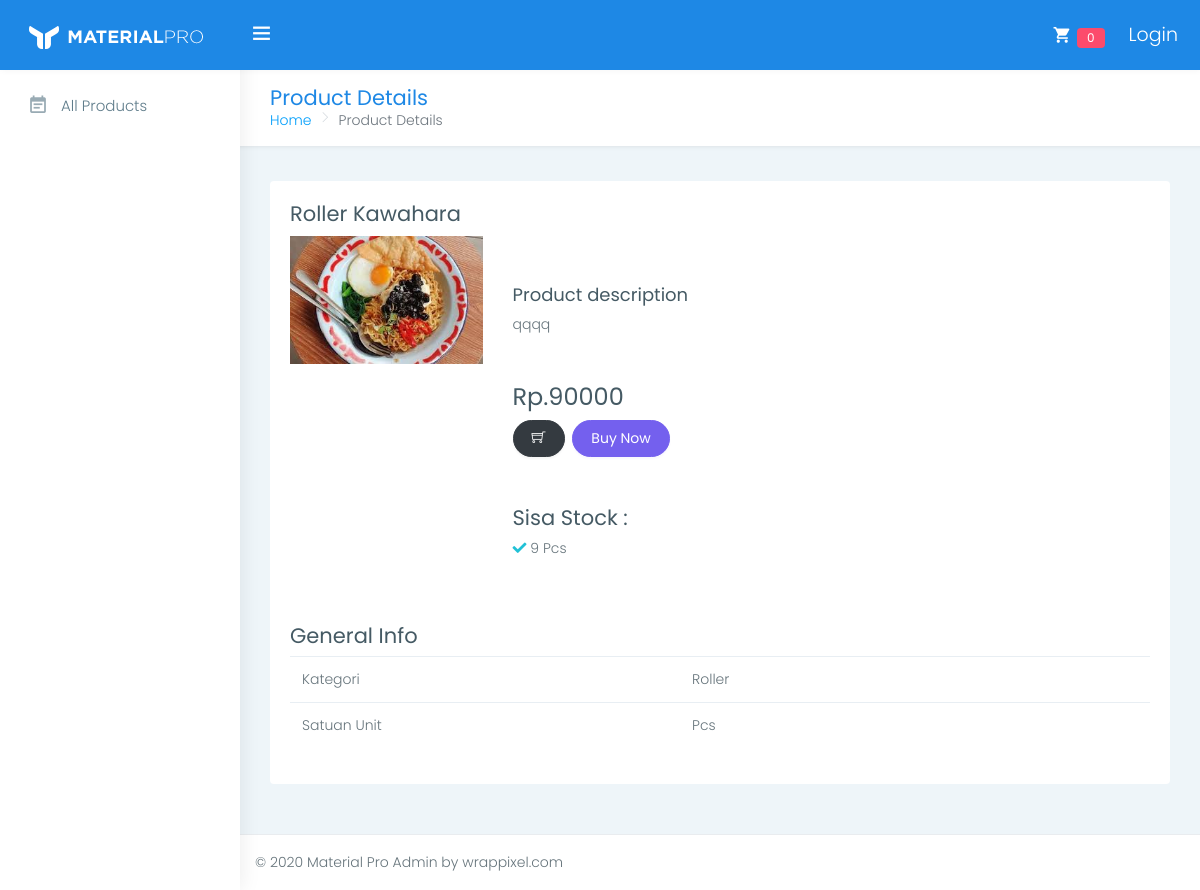
Page /barang/details/2 on the committed database.
### tables this page shows
CREATE TABLE `products` (
  `idproduk` int(11) NOT NULL,
  `namaproduk` varchar(80) NOT NULL,
  `sisastock` int(11) NOT NULL,
  `deskripsi` text NOT NULL,
  `idkategori` int(11) NOT NULL,
  `idunit` int(11) NOT NULL,
  `hargasatuan` int(11) NOT NULL,
  `foto` varchar(40) NOT NULL,
  `created_at` datetime NOT NULL,
  `updated_at` datetime DEFAULT NULL,
  `is_active` int(11) NOT NULL
);

CREATE TABLE `units` (
  `idunit` int(11) NOT NULL,
  `namaunit` varchar(40) NOT NULL,
  `deskripsi` text NOT NULL,
  `created_at` datetime NOT NULL,
  `updated_at` datetime DEFAULT NULL,
  `is_active` int(11) NOT NULL
);

CREATE TABLE `kategori` (
  `idkategori` int(11) NOT NULL,
  `namakategori` varchar(50) NOT NULL,
  `deskripsi` text NOT NULL,
  `created_at` datetime NOT NULL,
  `updated_at` datetime DEFAULT NULL,
  `is_active` int(11) NOT NULL
);

### application/controllers/Barang.php (called while the page is built, shortened)
<?php defined('BASEPATH') OR exit('No direct script access allowed');
class Barang extends CI_Controller {
    public function __construct(){
		$this->load->model('Barang_M', 'barang_model');
        $this->load->model('Unit_M', 'unit_model');
        $this->load->model('Kategori_M', 'kategori_model');
		$this->load->library('form_validation');
        $this->load->library('upload');
		$this->load->library('image_lib');
    }
    public function details($id){
        $data = array(
            'active_menu' => 'barang',
            'data_barang' => $this->barang_model->get($id)->row()
        );
		$this->load->view('template-customer', $data);
        $this->load->view('ecommerce/product-details', $data);
    }
}

### index.php (called while the page is built, shortened)
<?php
require_once BASEPATH.'core/CodeIgniter.php';

### application/models/Barang_M.php (called while the page is built, shortened)
<?php
class Barang_M extends CI_Model {
    public function get($id = null){
        $this->db->select('a.*, b.namakategori, c.namaunit');
        $this->db->from('products a');
        $this->db->join('kategori b', 'a.idkategori = b.idkategori');
        $this->db->join('units c', 'a.idunit = c.idunit');
        if($id != null){
            $this->db->where('a.idproduk', $id);
        }
        $this->db->where('a.is_active', 1);
        $query = $this->db->get();
        return $query;
    }
}

### application/views/ecommerce/product-details.php (the view, shortened to what this page needs)
<div class="page-wrapper">
            <div class="row page-titles">
                <div class="col-md-5 col-12 align-self-center">
                    <h3 class="text-themecolor mb-0">Product Details</h3>
                    <ol class="breadcrumb mb-0 p-0 bg-transparent">
                        <li class="breadcrumb-item"><a href="javascript:void(0)">Home</a></li>
                        <li class="breadcrumb-item active">Product Details</li>
                    </ol>
                </div>
            </div>
            <div class="container-fluid">
                <div class="row">
                    <div class="col-lg-12">
                        <div class="card">
                            <div class="card-body">
                            <form action="<?=site_url('cart/submit')?>" method="post">
                                <h3 class="card-title"><?=$data_barang->namaproduk?></h3>
                                <div class="row">
                                    <div class="col-lg-3 col-md-3 col-sm-6">
                                        <div class="white-box text-center"> <img src="<?=base_url('uploads/products/'.$data_barang->foto)?>" class="img-fluid"> </div>
                                    </div>
                                    <div class="col-lg-9 col-md-9 col-sm-6">
                                        <h4 class="box-title mt-5">Product description</h4>
                                        <p><?=$data_barang->deskripsi?></p>
                                        <h2 class="mt-5">Rp.<?=$data_barang->hargasatuan?></h2>
                                        <button name="submit" type="submit" class="btn btn-dark btn-rounded mr-1" data-toggle="tooltip" title="" data-original-title="Add to cart"><i class="ti-shopping-cart"></i> </button>
                                        <button class="btn btn-primary btn-rounded"> Buy Now </button>
                                        <h3 class="box-title mt-5">Sisa Stock :</h3>
                                        <ul class="list-unstyled">
                                            <li><i class="fa fa-check text-success"></i> <?=$data_barang->sisastock. ' ' .$data_barang->namaunit?> </li>
                                        </ul>
                                    </div>
                                    <div class="col-lg-12 col-md-12 col-sm-12">
                                        <h3 class="box-title mt-5">General Info</h3>
                                        <div class="table-responsive">
                                            <table class="table">
                                                <tbody>
                                                    <tr>
                                                        <td width="390">Kategori</td>
                                                        <td> <?=$data_barang->namakategori?> </td>
                                                    </tr>
                                                    <tr>
                                                        <td>Satuan Unit</td>
                                                        <td> <?=$data_barang->namaunit?> </td>
                                                    </tr>
                                                </tbody>
                                            </table>
                                        </div>
                                    </div>
                                </div>
                            </form>
                            </div>
                        </div>
                    </div>
                </div>
            </div>
            <footer class="footer">
                © 2020 Material Pro Admin by wrappixel.com
            </footer>
        </div>
    </div>
</body>
</html>

### rows in the picture
products: namaproduk "Roller Kawahara", foto (picture), deskripsi "qqqq", hargasatuan "90000", sisastock "9", idunit.namaunit "Pcs", idkategori.namakategori "Roller"

### other values in the picture
$this->cart->total_items() "0"
